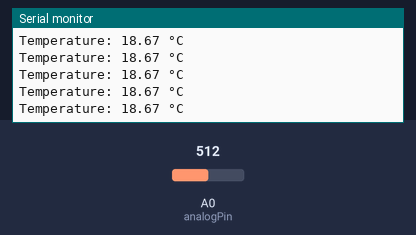
A sketch run on a simulated Arduino Uno, built with avr-gcc and run on an emulated ATmega328P. On the bench: the last lines printed to the serial monitor. The test bench sets the inputs (shaded band); at power-on: A0 (analogPin) = 512.

Above: at 1.2 s.
1.3 s: A0 (analogPin) set to 0
At 1.56 s:
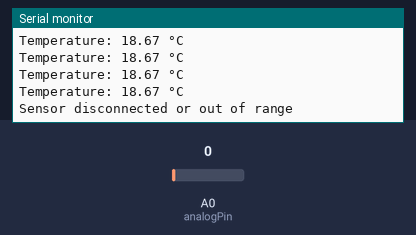
3.3 s: A0 (analogPin) set to 122
At 3.37 s:
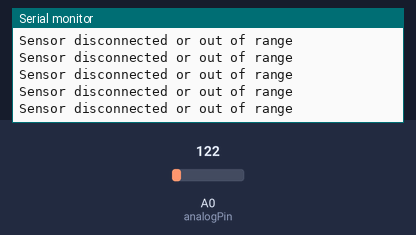

The sketch:

sketch_may2a.ino
```cpp
const int analogPin = A0;
const float Vref = 3.3, R_fixed = 2200.0;

const float resistanceTable[] = {7000, 5000, 3500, 2000, 1300, 900, 650, 470, 350, 270, 200, 150};
const float temperatureTable[] = {-10, 0, 10, 20, 30, 40, 50, 60, 70, 80, 90, 100};
const int tableSize = sizeof(resistanceTable) / sizeof(resistanceTable[0]);

void setup() {
  Serial.begin(115200);
}

void loop() {
  float voltage = analogRead(analogPin) * (Vref / 1024.0);
  if (voltage <= 0 || voltage >= Vref) {
    Serial.println("Sensor disconnected or out of range");
  } else {
    float R = (voltage * R_fixed) / (Vref - voltage);
    Serial.print("Temperature: ");
    Serial.print(interpolateTemperature(R));
    Serial.println(" °C");
  }
  delay(200);
}

float interpolateTemperature(float R) {
  for (int i = 0; i < tableSize - 1; i++) {
    if (R <= resistanceTable[i] && R >= resistanceTable[i + 1]) {
      float ratio = (R - resistanceTable[i + 1]) / (resistanceTable[i] - resistanceTable[i + 1]);
      return temperatureTable[i + 1] + ratio * (temperatureTable[i] - temperatureTable[i + 1]);
    }
  }
  return -999.0;
}
```

Measured:
- after the input at 1.3 s, the serial monitor: prints a new line after 0.11 s (image 1)
